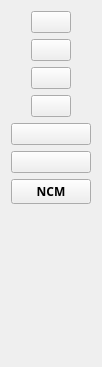
            <widget class="QWidget" name="box_buttons">
             <property name="geometry">
              <rect>
               <x>0</x>
               <y>0</y>
               <width>93</width>
               <height>367</height>
              </rect>
             </property>
             <attribute name="icon">
              <iconset resource="icons_.qrc">
               <normaloff>:/icons/image/home.png</normaloff>:/icons/image/home.png</iconset>
             </attribute>
             <attribute name="label">
              <string>Home</string>
             </attribute>
             <layout class="QVBoxLayout" name="verticalLayout_4">
              <item alignment="Qt::AlignHCenter">
               <widget class="QPushButton" name="bt_home">
                <property name="cursor">
                 <cursorShape>PointingHandCursor</cursorShape>
                </property>
                <property name="toolTip">
                 <string>&lt;html&gt;&lt;head/&gt;&lt;body&gt;&lt;p&gt;&lt;span style=&quot; color:#00007f;&quot;&gt;Home&lt;/span&gt;&lt;/p&gt;&lt;/body&gt;&lt;/html&gt;</string>
                </property>
                <property name="toolTipDuration">
                 <number>0</number>
                </property>
                <property name="text">
                 <string/>
                </property>
                <property name="icon">
                 <iconset resource="icons_.qrc">
                  <normaloff>:/icons/image/home.png</normaloff>:/icons/image/home.png</iconset>
                </property>
                <property name="iconSize">
                 <size>
                  <width>45</width>
                  <height>45</height>
                 </size>
                </property>
               </widget>
              </item>
              <item alignment="Qt::AlignHCenter">
               <widget class="QPushButton" name="bt_data_base">
                <property name="cursor">
                 <cursorShape>PointingHandCursor</cursorShape>
                </property>
                <property name="toolTip">
                 <string extracomment="Data Bases">&lt;html&gt;&lt;head/&gt;&lt;body&gt;&lt;p&gt;&lt;span style=&quot; color:#00007f;&quot;&gt;Data Bases&lt;/span&gt;&lt;/p&gt;&lt;/body&gt;&lt;/html&gt;</string>
                </property>
                <property name="text">
                 <string/>
                </property>
                <property name="icon">
                 <iconset resource="icons_.qrc">
                  <normaloff>:/icons/image/data-server.png</normaloff>:/icons/image/data-server.png</iconset>
                </property>
                <property name="iconSize">
                 <size>
                  <width>45</width>
                  <height>45</height>
                 </size>
                </property>
               </widget>
              </item>
              <item alignment="Qt::AlignHCenter">
               <widget class="QPushButton" name="bt_printers">
                <property name="cursor">
                 <cursorShape>PointingHandCursor</cursorShape>
                </property>
                <property name="toolTip">
                 <string>&lt;!DOCTYPE HTML PUBLIC &quot;-//W3C//DTD HTML 4.0//EN&quot; &quot;http://www.w3.org/TR/REC-html40/strict.dtd&quot;&gt;
&lt;html&gt;&lt;head&gt;&lt;meta name=&quot;qrichtext&quot; content=&quot;1&quot; /&gt;&lt;meta charset=&quot;utf-8&quot; /&gt;&lt;style type=&quot;text/css&quot;&gt;
p, li { white-space: pre-wrap; }
hr { height: 1px; border-width: 0; }
li.unchecked::marker { content: &quot;\2610&quot;; }
li.checked::marker { content: &quot;\2612&quot;; }
&lt;/style&gt;&lt;/head&gt;&lt;body style=&quot; font-family:'Segoe UI'; font-size:9pt; font-weight:400; font-style:normal;&quot;&gt;
&lt;p style=&quot; margin-top:12px; margin-bottom:12px; margin-left:0px; margin-right:0px; -qt-block-indent:0; text-indent:0px;&quot;&gt;&lt;span style=&quot; color:#00007f;&quot;&gt;Impressoras&lt;/span&gt;&lt;/p&gt;&lt;/body&gt;&lt;/html&gt;</string>
                </property>
                <property name="text">
                 <string/>
                </property>
                <property name="icon">
                 <iconset resource="icons_.qrc">
                  <normaloff>:/icons/image/printer.png</normaloff>:/icons/image/printer.png</iconset>
                </property>
                <property name="iconSize">
                 <size>
                  <width>45</width>
                  <height>45</height>
                 </size>
                </property>
               </widget>
              </item>
              <item alignment="Qt::AlignHCenter">
               <widget class="QPushButton" name="bt_instaladores">
                <property name="cursor">
                 <cursorShape>PointingHandCursor</cursorShape>
                </property>
                <property name="toolTip">
                 <string>&lt;html&gt;&lt;head/&gt;&lt;body&gt;&lt;p&gt;&lt;span style=&quot; color:#00007f;&quot;&gt;Arq. de Instalação&lt;/span&gt;&lt;/p&gt;&lt;/body&gt;&lt;/html&gt;</string>
                </property>
                <property name="text">
                 <string/>
                </property>
                <property name="icon">
                 <iconset resource="icons_.qrc">
                  <normaloff>:/icons/image/repair.png</normaloff>:/icons/image/repair.png</iconset>
                </property>
                <property name="iconSize">
                 <size>
                  <width>45</width>
                  <height>45</height>
                 </size>
                </property>
               </widget>
              </item>
              <item>
               <widget class="QPushButton" name="bt_scripts">
                <property name="cursor">
                 <cursorShape>PointingHandCursor</cursorShape>
                </property>
                <property name="toolTip">
                 <string>&lt;html&gt;&lt;head/&gt;&lt;body&gt;&lt;p&gt;&lt;span style=&quot; color:#00007f;&quot;&gt;Scripts&lt;/span&gt;&lt;/p&gt;&lt;/body&gt;&lt;/html&gt;</string>
                </property>
                <property name="text">
                 <string/>
                </property>
                <property name="icon">
                 <iconset resource="icons_.qrc">
                  <normaloff>:/icons/image/bracket.png</normaloff>:/icons/image/bracket.png</iconset>
                </property>
                <property name="iconSize">
                 <size>
                  <width>45</width>
                  <height>45</height>
                 </size>
                </property>
               </widget>
              </item>
              <item>
               <widget class="QPushButton" name="bt_executaveis">
                <property name="text">
                 <string/>
                </property>
                <property name="icon">
                 <iconset resource="icons_.qrc">
                  <normaloff>:/icons/image/exe.png</normaloff>:/icons/image/exe.png</iconset>
                </property>
                <property name="iconSize">
                 <size>
                  <width>45</width>
                  <height>45</height>
                 </size>
                </property>
               </widget>
              </item>
              <item>
               <widget class="QPushButton" name="bt_ncm_page">
                <property name="font">
                 <font>
                  <family>Arial Black</family>
                  <bold>true</bold>
                 </font>
                </property>
                <property name="text">
                 <string>NCM</string>
                </property>
                <property name="icon">
                 <iconset resource="icons_.qrc">
                  <normaloff>:/icons/image/lupa.png</normaloff>:/icons/image/lupa.png</iconset>
                </property>
                <property name="iconSize">
                 <size>
                  <width>25</width>
                  <height>30</height>
                 </size>
                </property>
               </widget>
              </item>
              <item>
               <spacer name="verticalSpacer">
                <property name="orientation">
                 <enum>Qt::Vertical</enum>
                </property>
                <property name="sizeHint" stdset="0">
                 <size>
                  <width>20</width>
                  <height>155</height>
                 </size>
                </property>
               </spacer>
              </item>
             </layout>
            </widget>
